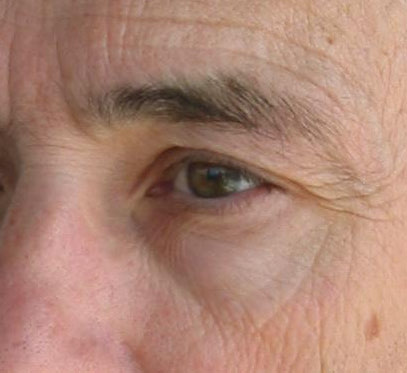
#> input picture extracted_images/img-000.jpg, 407 x 373 px
$ python local_color_change.py extracted_images/img-000.jpg extracted_images/img-001.jpg
#> lines starting #> are read from the running program, lines starting #| are printed output that depends on the picture; after the words box and inside, x2 and y2 are one past the last pixel; in counts of white or black regions, pixels touching at a corner belong together
### utils.py
"""
Utility functions per Poisson Image Editing.

Funzioni di I/O immagini, conversione colore, calcolo gradienti/Laplaciani,
e processamento maschere.

Riferimento: Pérez, Gangnet, Blake - "Poisson Image Editing" (SIGGRAPH 2003)
"""

import numpy as np
from PIL import Image


# ============================================================================
# IMAGE I/O
# ============================================================================

def read_image(file_path, gray=False):
    """Legge immagine da file e normalizza [0, 1]."""
    img = Image.open(file_path).convert('RGB')
    if gray:
        img = img.convert('L')
    img = np.array(img)
    return img.astype(np.float64) / 255.0


# ============================================================================
# COLOR SPACE CONVERSION
# ============================================================================

# [20 lines left out: functions rgb_to_lab, lab_to_rgb, not called in this run]


def rgb2gray(img):
    """Converte RGB in scala di grigi usando la luminanza standard."""
    if img.ndim == 2:
        return img
    return np.dot(img[..., :3], [0.2989, 0.5870, 0.1140])


def build_gray_rgb(img_rgb):
    """Costruisce un'immagine RGB grigia a partire da un'immagine RGB."""
    gray = rgb2gray(img_rgb)
    return np.stack([gray, gray, gray], axis=-1)


# ============================================================================
# GRADIENT & LAPLACIAN COMPUTATION
# ============================================================================

def compute_laplacian(img):
    """Calcola il Laplaciano discreto puro con vicinato troncato ai bordi dell'immagine.
    Implementa esattamente la divergenza del gradiente sul reticolo discreto.
    """
    if img.ndim == 3:
        h, w, c = img.shape
        laplacian = np.zeros_like(img)
        for i in range(c):
            laplacian[..., i] = compute_laplacian(img[..., i])
        return laplacian

    h, w = img.shape
    neighbor_sum = np.zeros((h, w), dtype=img.dtype)
    Np = np.zeros((h, w), dtype=img.dtype)

    # Vicino sinistro (sposta img a destra)
    neighbor_sum[:, 1:] += img[:, :-1]
    Np[:, 1:] += 1

    # Vicino destro (sposta img a sinistra)
    neighbor_sum[:, :-1] += img[:, 1:]
    Np[:, :-1] += 1

    # Vicino superiore (sposta img in basso)
    neighbor_sum[1:, :] += img[:-1, :]
    Np[1:, :] += 1

    # Vicino inferiore (sposta img in alto)
    neighbor_sum[:-1, :] += img[1:, :]
    Np[:-1, :] += 1

    # ∆g_p = Σ_{q ∈ N_p} g_q - |N_p| * g_p
    return neighbor_sum - Np * img


# [24 lines left out: function compute_mixed_laplacian, not called in this run]


# ============================================================================
# MASK PROCESSING
# ============================================================================

def process_mask(mask):
    """Divide maschera in inner (interior) e boundary."""
    from scipy.ndimage import binary_erosion
    # Convert mask to boolean for erosion
    mask_bool = mask.astype(bool)
    # Inner region: eroded mask (pixels whose 4-neighborhood is fully inside mask)
    inner = binary_erosion(mask_bool).astype(mask.dtype)
    # Boundary: mask pixels that are not in inner
    boundary = mask - inner
    return inner, boundary

def get_pixel_ids(img_shape):
    """Mappa pixel 2D a indici lineari."""
    if isinstance(img_shape, np.ndarray):
        img_shape = img_shape.shape
    return np.arange(img_shape[0] * img_shape[1]).reshape(img_shape)

def get_masked_values(values, mask):
    """Estrae valori dove mask == 1."""
    return values[mask > 0]

# [28 lines left out: function shift_image, not called in this run]

### solver.py
"""
DISCRETE POISSON SOLVER (Sezione 2)
====================================

Solutore dell'equazione di Poisson discreta per seamless cloning
su immagini a colori, come descritto nel paper:

    Pérez, Gangnet, Blake - "Poisson Image Editing" (SIGGRAPH 2003)

DISCRETIZZAZIONE DELL'EQUAZIONE DI POISSON - IMPLEMENTAZIONE PRATICA
=====================================================================

Eq. (4) del paper - Poisson equation:
    ∆f = div(v)  over Ω
    f|∂Ω = f*|∂Ω
- S, Ω: ora sono insiemi finiti di pixel sulla griglia discreta
- p: pixel in Ω
- N_p: insieme dei 4-connected neighbors di p che sono in S
- <p,q>: coppia di pixel adiacenti
- f_p: valore di f al pixel p
- ∂Ω = {p ∈ S \\ Ω : N_p ∩ Ω ≠ ∅}  (boundary: pixel fuori Ω adiacenti a Ω)

DISCRETIZZAZIONE DELLA VARIATIONAL PROBLEM (Eq. 3):
    min_f ∑_{<p,q> ∩ Ω ≠ ∅} (f_p - f_q - v_pq)²

    con f_p = f*_p per tutti p ∈ ∂Ω

Per ogni pixel interno p:
- Se q è neighbor interno: contribuisce (f_p - f_q - v_pq)²
- Se q è boundary: contribuisce (f_p - f*_q - v_pq)² (f*_q è noto)

EQUAZIONE LINEARE RISULTANTE (Euler-Lagrange discreto):
    |N_p| · f_p - ∑_{q ∈ N_p ∩ Ω} f_q = ∑_{q ∈ N_p} v_pq + ∑_{q ∈ ∂Ω} f*_q

    Questa è la forma discreta dell'equazione di Poisson.

PER IMMAGINI A COLORI (dal paper):
    L'equazione viene risolta indipendentemente per ogni canale colore
    dello spazio scelto (RGB o CIE-Lab). La matrice A è la stessa per
    tutti i canali; solo il vettore b cambia per canale.
"""

import numpy as np
from scipy import sparse
import scipy.sparse.linalg

try:
    import pyamg
    HAS_PYAMG = True
except ImportError:
    HAS_PYAMG = False

from utils import (
    read_image, rgb_to_lab, lab_to_rgb,
    compute_laplacian, compute_mixed_laplacian,
    process_mask, get_pixel_ids, get_masked_values,
    shift_image,
)


class PoissonInterpolationSolver:
    """
    Solutore dell'equazione di Poisson discreta (Section 2) per immagini a colori.

    Risolve tre equazioni di Poisson indipendenti (una per canale):
        ∆f_c = div(v_c)  over Ω,  c ∈ {R,G,B}  (o L,a,b in CIE-Lab)
        f_c|∂Ω = f*_c|∂Ω

    La matrice A del sistema lineare è condivisa tra i tre canali;
    solo il termine noto b cambia per ogni canale.
    """

    def __init__(self, source_path, target_path, mask_path,
                 solver='spsolve', color_space='RGB', mixed=False,
                 mask_source=None, mask_target=None):
        """
        Inizializza il solutore caricando immagini da file.

        Args:
            source_path:  percorso immagine sorgente (guidance)
            target_path:  percorso immagine target (boundary values)
            mask_path:    percorso maschera (dominio Ω)
            solver:       'spsolve' (scipy LU) o 'multigrid' (pyamg)
            color_space:  'RGB' (default) o 'Lab' (CIE-Lab)
            mixed:       True to use mixed gradient (v_mixed) instead of simple Laplacian.
            mask_source:  percorso o array maschera sorgente per allineamento
            mask_target:  percorso o array maschera target per allineamento
        """
        self.use_mixed = mixed
        self.color_space = color_space.upper()

        # Carica immagini RGB [0,1] oppure usa direttamente array NumPy
        print(f"Caricamento immagini...")
        if isinstance(source_path, np.ndarray):
            source_rgb = source_path
        else:
            source_rgb = read_image(source_path)

        if isinstance(target_path, np.ndarray):
            target_rgb = target_path
        else:
            target_rgb = read_image(target_path)

        if isinstance(mask_path, np.ndarray):
            mask_gray = mask_path
        else:
            mask_gray = read_image(mask_path, gray=True)

        # Check if two masks are provided
        if mask_source is not None and mask_target is not None:
            if isinstance(mask_source, np.ndarray):
                m_src = mask_source
            else:
                m_src = read_image(mask_source, gray=True)

            if isinstance(mask_target, np.ndarray):
                m_tgt = mask_target
            else:
                m_tgt = read_image(mask_target, gray=True)

            pos_src = np.argwhere(m_src > 0.5)
            pos_tgt = np.argwhere(m_tgt > 0.5)

            if len(pos_src) > 0 and len(pos_tgt) > 0:
                cy_src, cx_src = np.mean(pos_src, axis=0)
                cy_tgt, cx_tgt = np.mean(pos_tgt, axis=0)
                dy = int(round(cy_tgt - cy_src))
                dx = int(round(cx_tgt - cx_src))

                source_rgb = shift_image(source_rgb, dy, dx)
                mask_gray = m_tgt
                print(f"  [PoissonInterpolationSolver] Centroids aligned: shift dy={dy}, dx={dx}")
            else:
                print("  [PoissonInterpolationSolver] Warning: one of the masks is empty, alignment skipped.")

        print(f"  Source:  {getattr(source_path, 'shape', source_rgb.shape)} {source_rgb.shape}")
        print(f"  Target:  {getattr(target_path, 'shape', target_rgb.shape)} {target_rgb.shape}")
        print(f"  Mask:    {getattr(mask_path, 'shape', mask_gray.shape)}   {mask_gray.shape}")
        print(f"  Spazio colore: {self.color_space}")

        # Converti nello spazio colore scelto
        if self.color_space == 'LAB':
            self.source = rgb_to_lab(source_rgb)   # (H, W, 3)
            self.target = rgb_to_lab(target_rgb)   # (H, W, 3)
        else:  # RGB
            self.source = source_rgb               # (H, W, 3)
            self.target = target_rgb               # (H, W, 3)

        # Threshold e process mask (sempre in grigio)
        self.mask = (mask_gray > 0.5).astype(np.float64)
        self.inner_mask, self.boundary_mask = process_mask(self.mask)

        self.img_h, self.img_w = self.mask.shape
        self.n_channels = self.source.shape[2]
        self.channel_names = (['L', 'a', 'b'] if self.color_space == 'LAB'
                               else ['R', 'G', 'B'])

        # Solver setup
        self.solver_type = solver
        if solver != 'multigrid':
            self.solver_func = getattr(scipy.sparse.linalg, solver)
        else:
            if not HAS_PYAMG:
                print("⚠ pyamg non disponibile, fallback a spsolve")
                self.solver_func = scipy.sparse.linalg.spsolve
                self.solver_type = 'spsolve'
            else:
                self.solver_func = None

        # Pixel mappings
        self.pixel_ids   = get_pixel_ids((self.img_h, self.img_w))
        self.inner_ids   = get_masked_values(self.pixel_ids, self.inner_mask).flatten()
        self.boundary_ids= get_masked_values(self.pixel_ids, self.boundary_mask).flatten()
        self.mask_ids    = get_masked_values(self.pixel_ids, self.mask).flatten()

        self.inner_pos    = np.searchsorted(self.mask_ids, self.inner_ids)
        self.boundary_pos = np.searchsorted(self.mask_ids, self.boundary_ids)
        self.mask_pos     = np.searchsorted(self.pixel_ids.flatten(), self.mask_ids)

        print(f"Dominio Ω: {len(self.inner_ids)} pixel (interior) "
              f"+ {len(self.boundary_ids)} pixel (boundary)")

        # Costruisci matrice A (condivisa tra tutti i canali)
        self.A = self._construct_A_matrix()

    def _construct_A_matrix(self):
        """
        Costruisce matrice A della stencil Laplaciana discreta.

        Implementa esattamente l'Eq. (7) del paper:
            |N_p| f_p - Σ_{q ∈ N_p ∩ Ω} f_q = ...

        |N_p| è il numero di vicini 4-connessi di p che sono in S
        (può essere < 4 per pixel al bordo dell'immagine — "truncated
        neighborhood" come descritto nel paper).

        La stessa matrice A viene riutilizzata per tutti i canali colore:
        solo il vettore b cambia per canale.
        """
        # Indici lineari dei 4 vicini di ogni pixel interno
        # (offset: sinistra, destra, sopra, sotto)
        neighbor_offsets = [-1, +1, -self.img_w, +self.img_w]
        # Maschere di validità: il vicino deve essere in S (dentro l'immagine)
        inner_rows = self.inner_ids // self.img_w
        inner_cols = self.inner_ids % self.img_w

        neighbor_valid = [
            inner_cols > 0,                          # sinistra: non colonna 0
            inner_cols < self.img_w - 1,             # destra:   non colonna W-1
            inner_rows > 0,                          # sopra:    non riga 0
            inner_rows < self.img_h - 1,             # sotto:    non riga H-1
        ]

        # |N_p|: numero di vicini validi in S per ogni pixel interno
        # (Eq. 7: truncated neighborhood al bordo dell'immagine)
        Np = np.zeros(len(self.inner_ids), dtype=np.int32)
        for valid in neighbor_valid:
            Np += valid.astype(np.int32)

        # Costruisci formato COO
        row_list, col_list, data_list = [], [], []

        for offset, valid in zip(neighbor_offsets, neighbor_valid):
            neighbor_ids = self.inner_ids[valid] + offset
            # Posizione del vicino nell'array mask_ids
            neighbor_pos = np.searchsorted(self.mask_ids, neighbor_ids)
            # Verifica che il vicino sia davvero in mask_ids (potrebbe essere fuori maschera)
            in_mask = (neighbor_pos < len(self.mask_ids)) & \
                      (self.mask_ids[np.clip(neighbor_pos, 0, len(self.mask_ids)-1)] == neighbor_ids)

            valid_idx = np.where(valid)[0]           # indici in inner_ids
            row_list.append(self.inner_pos[valid_idx[in_mask]])
            col_list.append(neighbor_pos[in_mask])
            data_list.append(np.ones(in_mask.sum(), dtype=np.float64))  # off-diag: +1

        # Diagonale: -|N_p|  (convenzione operatore Laplaciano A*f = ∆f)
        # L'equazione è: -|N_p|*f_p + Σ f_q = ∆source_p  →  ∆f = ∆source ✓
        row_list.append(self.inner_pos)
        col_list.append(self.inner_pos)
        data_list.append(-Np.astype(np.float64))  # diag: -|N_p|

        # Righe boundary: equazione identità f_p = f*_p
        row_list.append(self.boundary_pos)
        col_list.append(self.boundary_pos)
        data_list.append(np.ones(len(self.boundary_pos), dtype=np.float64))

        A = sparse.csr_matrix(
            (np.concatenate(data_list),
             (np.concatenate(row_list), np.concatenate(col_list))),
            shape=(len(self.mask_ids), len(self.mask_ids))
        )

        truncated = (Np < 4).sum()
        print(f"Matrice A: {A.shape}, nnz={A.nnz}  "
              f"(condivisa tra {self.n_channels} canali, "
              f"{truncated} pixel con |N_p|<4)")
        return A

    def _construct_b_vector(self, guidance_laplacian, target_boundary):
        """
        Costruisce vettore b per un singolo canale colore.

        Args:
            guidance_laplacian: Laplaciano del canale guidance (H, W)
            target_boundary:    valori target sul boundary (H, W)

        Returns:
            b: vettore dei termini noti
        """
        b = np.zeros(len(self.mask_ids))
        inner_laplacian  = get_masked_values(guidance_laplacian, self.inner_mask).flatten()
        boundary_values  = get_masked_values(target_boundary,    self.boundary_mask).flatten()

        b[self.inner_pos]    = inner_laplacian
        b[self.boundary_pos] = boundary_values
        return b

    def _solve_channel(self, source_ch, target_ch, ch_name, mixed=False):
        """
        Risolve l'equazione di Poisson per un singolo canale colore.

        Args:
            source_ch: canale sorgente (H, W) — guidance
            target_ch: canale target  (H, W) — boundary
            ch_name:   nome del canale (per log)
            mixed:     se True usa mixed gradient, altrimenti Laplaciano semplice

        Returns:
            result_ch: canale risolto (H, W), clippato in [0, 1]
        """
        if mixed:
            guidance_laplacian = compute_mixed_laplacian(source_ch, target_ch, self.inner_mask)
        else:
            guidance_laplacian = compute_laplacian(source_ch) * self.inner_mask
        b = self._construct_b_vector(guidance_laplacian, target_ch)

        if self.solver_type == 'multigrid':
            ml = pyamg.ruge_stuben_solver(self.A)
            x = ml.solve(b, tol=1e-10)
        else:
            x = self.solver_func(self.A, b)
            if isinstance(x, tuple):
                x = x[0]

        result_ch = target_ch.flatten()          # fuori dalla maschera → target
        result_ch = result_ch.copy()
        result_ch[self.mask_pos] = x
        result_ch = result_ch.reshape((self.img_h, self.img_w))
        result_ch = np.clip(result_ch, 0, 1)

        print(f"  ✓ Canale {ch_name} risolto")
        return result_ch

    def solve(self, mixed=None):
        """
        Risolve tre equazioni di Poisson indipendenti (una per canale colore).

        Come descritto nel paper (Pérez et al., SIGGRAPH 2003):
          "Three Poisson equations of the form (4) are solved independently
           in the three color channels of the chosen color space."

        Args:
            mixed: se specificato, forza la modalità mixed gradient.
                   Se None, usa self.use_mixed.

        Returns:
            result_rgb: immagine risultante in RGB [0, 1], shape (H, W, 3)
        """
        use_mixed = mixed if mixed is not None else self.use_mixed
        mode_str = "mixed gradient" if use_mixed else "import (normal)"
        print(f"\nRisoluzione Poisson per {self.n_channels} canali "
              f"({self.color_space}, {mode_str}, solver={self.solver_type})...")

        channels_out = []
        for c, name in enumerate(self.channel_names):
            ch_result = self._solve_channel(
                self.source[..., c],
                self.target[..., c],
                name,
                mixed=use_mixed
            )
            channels_out.append(ch_result)

        result = np.stack(channels_out, axis=-1)   # (H, W, 3) nello spazio scelto

        # Riporta in RGB se necessario
        if self.color_space == 'LAB':
            result = lab_to_rgb(result)

        print(f"✓ Soluzione colore completata ({mode_str})")
        return result

    # [11 lines left out: function solve_both, not called in this run]

### local_color_change.py
import os
import numpy as np
from PIL import Image
import matplotlib.pyplot as plt
from argparse import ArgumentParser
from matplotlib.colors import rgb_to_hsv, hsv_to_rgb

from solver import PoissonInterpolationSolver
from utils import read_image, rgb2gray, build_gray_rgb


# [14 lines left out: functions apply_rgb_multiply, apply_hue_shift, not called in this run]


class LocalColorChangeSolver(PoissonInterpolationSolver):
    """Solutore per Local Color Change usando Poisson image editing."""

    def __init__(self, source_path, mask_path,
                 solver='spsolve', mode='gray_background',
                 rgb_factors=(1.5, 0.5, 0.5),
                 change_hue=60.0, mask_source=None, mask_target=None):
        self.original_rgb = read_image(source_path)
        self.mask = read_image(mask_path, gray=True)
        self.mask = (self.mask > 0.5).astype(np.float64)

        self.mode = mode
        self.rgb_factors = rgb_factors
        self.change_hue = change_hue

        if self.mode == 'gray_background':
            guidance_rgb = self.original_rgb
            target_rgb = build_gray_rgb(self.original_rgb)
        elif self.mode == 'multiply_rgb':
            guidance_rgb = apply_rgb_multiply(self.original_rgb, rgb_factors)
            target_rgb = self.original_rgb
        elif self.mode == 'color_change':
            guidance_rgb = apply_hue_shift(self.original_rgb, change_hue)
            target_rgb = self.original_rgb
        else:
            raise ValueError("Modalità non valida. Usa 'gray_background', 'multiply_rgb' o 'color_change'.")

        super().__init__(guidance_rgb, target_rgb, self.mask,
                         solver=solver, color_space='RGB',
                         mask_source=mask_source, mask_target=mask_target)

    def solve(self):
        print(f"\nEsecuzione Local Color Change (mode={self.mode}, solver={self.solver_type})...")
        result = super().solve(mixed=False)
        result = np.clip(result, 0, 1)
        print("✓ Local Color Change completato!")
        return result


def main():
    parser = ArgumentParser(description='Local Color Change')
    parser.add_argument('source', help='Percorso immagine sorgente da modificare')
    parser.add_argument('mask', help='Percorso maschera (dominio Ω)')
    parser.add_argument('--solver', default='spsolve',
                        choices=['spsolve', 'gmres', 'lgmres', 'bicg', 'bicgstab', 'cgs', 'minres', 'multigrid'],
                        help='Solver da usare')
    parser.add_argument('--mode', default='gray_background',
                        choices=['gray_background', 'multiply_rgb', 'color_change'],
                        help='Modalità di modifica colore')
    parser.add_argument('--rgb-factors', type=float, nargs=3, default=(1.5, 0.5, 0.5),
                        help='Fattori di moltiplicazione per R, G, B in modalità multiply_rgb (default: 1.5 0.5 0.5)')
    parser.add_argument('--change-hue', type=float, default=60.0,
                        help='Valore in gradi da aggiungere al canale hue in modalità color_change (default: 60)')
    parser.add_argument('--output', default='local_color_change.png',
                        help='File output (immagine risultante)')

    args = parser.parse_args()

    solver = LocalColorChangeSolver(
        args.source,
        args.mask,
        solver=args.solver,
        mode=args.mode,
        rgb_factors=tuple(args.rgb_factors),
        change_hue=args.change_hue,
    )
#> in read_image, img is the input picture: PIL image 407x373 RGB; mean R, G, B 172.3, 131.9, 115.7
#> call 2 of read_image, with file_path = 'extracted_images/img-001.jpg', gray = True
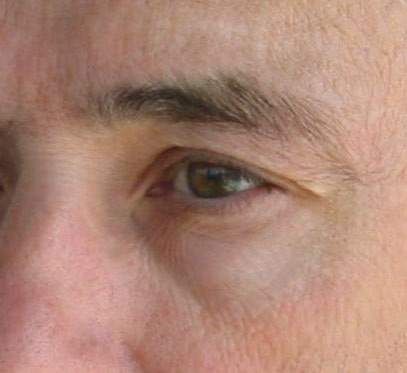
#> input picture extracted_images/img-001.jpg, 407 x 373 px
#> in read_image, img is the input picture: PIL image 407x373 RGB; mean R, G, B 172.9, 132.7, 116.7
#> in read_image (call 2), `img = img.convert('L')`:
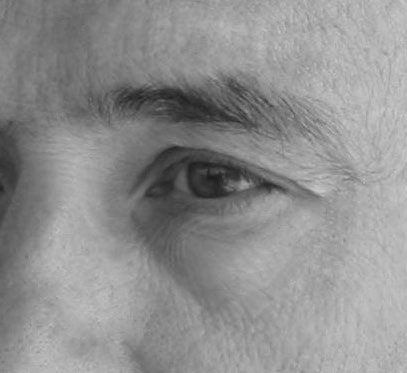
#> img: PIL image 407x373 L; min 28, max 206, mean 142.9
#> in __init__, `self.mask = (self.mask > 0.5).astype(np.float64)`:
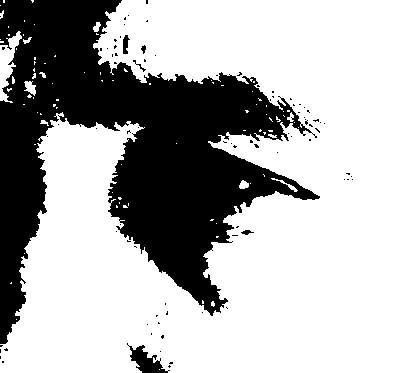
#> self.mask: shape (373, 407) float64; values 0 (black) and 1 (white), 69.3% white; 85 black regions (79 under 20 px), largest, box (x1, y1, x2, y2) and area: (0, 0, 320, 344) 45582, (127, 343, 170, 373) 535, (123, 35, 130, 54) 87, (241, 230, 254, 235) 36, (133, 60, 146, 72) 29, (141, 45, 146, 54) 27
#|   Source:  (373, 407, 3) (373, 407, 3)
#|   Target:  (373, 407, 3) (373, 407, 3)
#|   Mask:    (373, 407)   (373, 407)
#> in process_mask, `inner = binary_erosion(mask_bool).astype(mask.dtype)`:
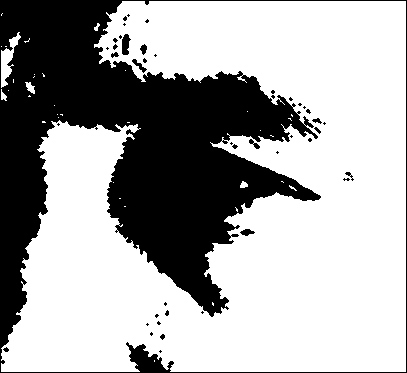
#> inner: shape (373, 407) float64; values 0 (black) and 1 (white), 66.3% white; 44 black regions (33 under 20 px), largest, box (x1, y1, x2, y2) and area: (0, 0, 407, 373) 50434, (122, 34, 131, 55) 135, (132, 59, 147, 73) 67
#> in process_mask, `boundary = mask - inner`:
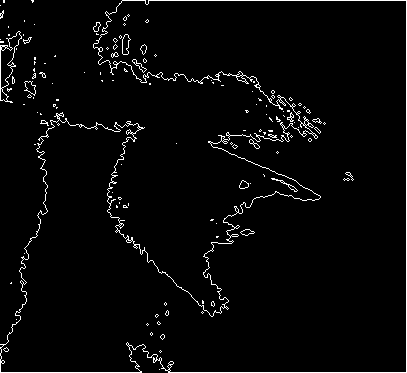
#> boundary: shape (373, 407) float64; values 0 (black) and 1 (white), 3.1% white in thin lines or dots
#> (the rest of the program and of its run is left out)
